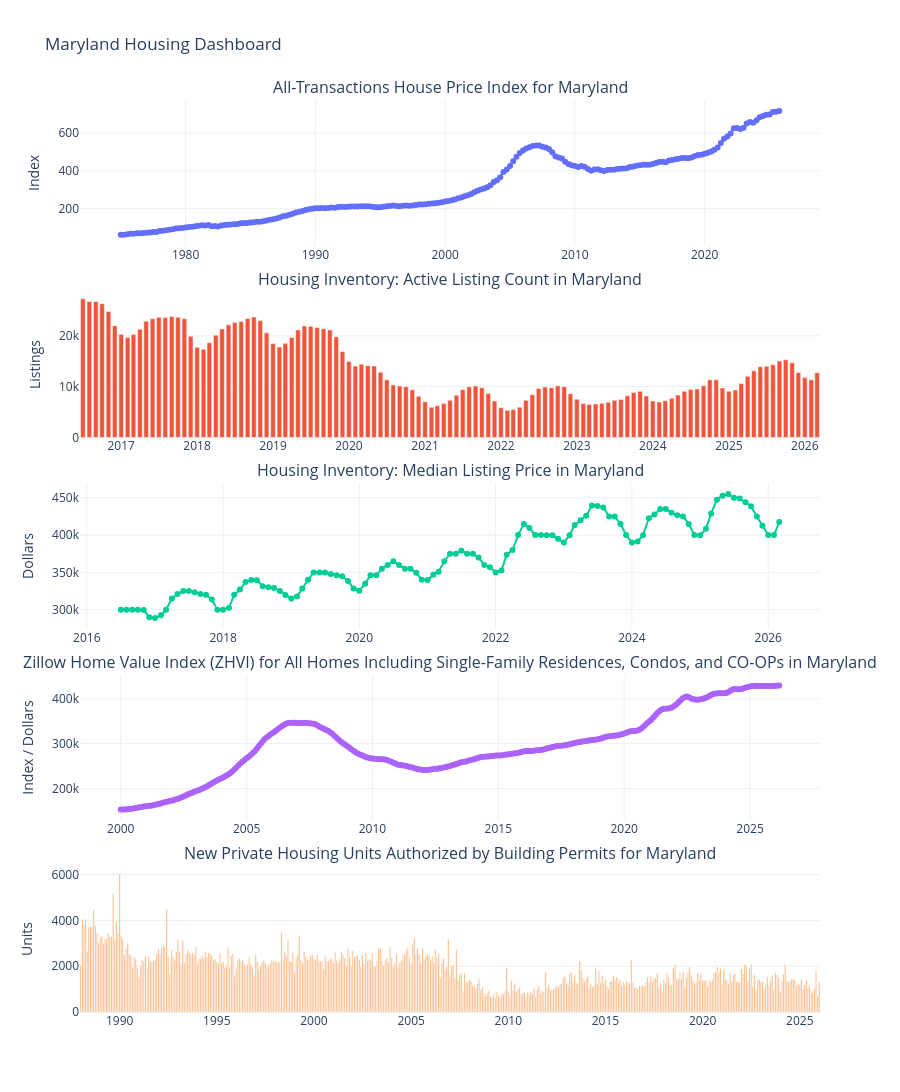

Write notebook code for a chart like this one.
### Code cell
titles_in_order = [
    FRED_SERIES_TITLES["fhfa_hpi"],
    FRED_SERIES_TITLES["active_listing_count"],
    FRED_SERIES_TITLES["median_listing_price"],
    FRED_SERIES_TITLES["zhvi"],
    FRED_SERIES_TITLES["building_permits"]
]

fig = make_subplots(
    rows=len(titles_in_order),
    cols=1,
    subplot_titles=titles_in_order,
    vertical_spacing=0.05
)

for i, title in enumerate(titles_in_order, start=1):
    df_m = housing_df[housing_df["metric"] == title].sort_values("date")

    if "Listing Price" in title:
        trace = go.Scatter(
            x=df_m["date"],
            y=df_m["value"],
            mode="lines+markers",
            name=title,
            showlegend=False
        )
        y_title = "Dollars"
    elif "Authorized by Building Permits" in title:
        trace = go.Bar(
            x=df_m["date"],
            y=df_m["value"],
            name=title,
            showlegend=False
        )
        y_title = "Units"
    elif "Active Listing Count" in title:
        trace = go.Bar(
            x=df_m["date"],
            y=df_m["value"],
            name=title,
            showlegend=False
        )
        y_title = "Listings"
    elif "Zillow Home Value Index" in title:
        trace = go.Scatter(
            x=df_m["date"],
            y=df_m["value"],
            mode="lines+markers",
            name=title,
            showlegend=False
        )
        y_title = "Index / Dollars"
    else:
        trace = go.Scatter(
            x=df_m["date"],
            y=df_m["value"],
            mode="lines+markers",
            name=title,
            showlegend=False
        )
        y_title = "Index"

    fig.add_trace(trace, row=i, col=1)
    fig.update_yaxes(title_text=y_title, row=i, col=1)

fig.update_layout(
    height=1700,
    title="Maryland Housing Dashboard",
    template="plotly_white"
)

fig.show()
